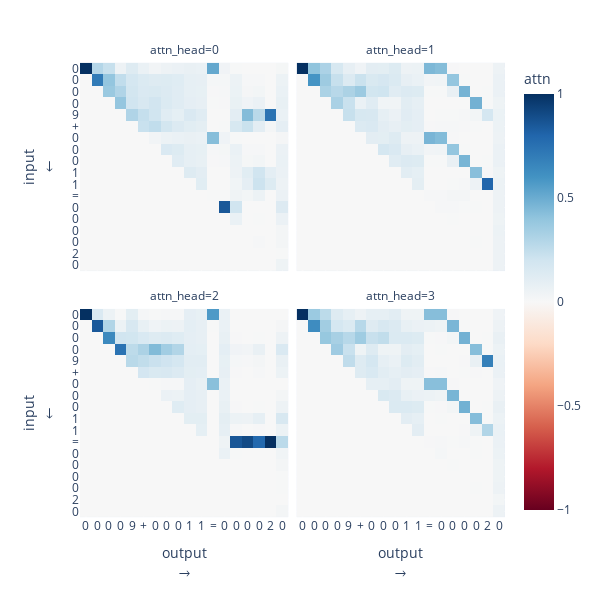

Here is the notebook cell this chart was saved with:
### Markdown cell above
# `d_model=128, d_mlp=64`

### Code cell
model = load_model(d_model=128, d_mlp=64)
show_attn(model, 9, 11)

### Figure 1 — Plotly figure (JSON) as saved in the notebook; plotly's stock layout.template omitted (floating-point values rounded to 4 significant figures; data arrays with more than 128 entries replaced by an {"elided": "..."} marker saying what was removed)
{"data": [{"coloraxis": "coloraxis", "hovertemplate": "input: \"%{y}\" [%{text[1]}]<br>output: \"%{x}\" [%{text[0]}]<br>attn: %{z:0.4f}<extra></extra>", "name": "0", "text": {"elided": "18x18x2 int values"}, "type": "heatmap", "xaxis": "x3", "yaxis": "y3", "z": {"elided": "18x18 float values"}}, {"coloraxis": "coloraxis", "hovertemplate": "input: \"%{y}\" [%{text[1]}]<br>output: \"%{x}\" [%{text[0]}]<br>attn: %{z:0.4f}<extra></extra>", "name": "1", "text": {"elided": "18x18x2 int values"}, "type": "heatmap", "xaxis": "x4", "yaxis": "y4", "z": {"elided": "18x18 float values"}}, {"coloraxis": "coloraxis", "hovertemplate": "input: \"%{y}\" [%{text[1]}]<br>output: \"%{x}\" [%{text[0]}]<br>attn: %{z:0.4f}<extra></extra>", "name": "2", "text": {"elided": "18x18x2 int values"}, "type": "heatmap", "xaxis": "x", "yaxis": "y", "z": {"elided": "18x18 float values"}}, {"coloraxis": "coloraxis", "hovertemplate": "input: \"%{y}\" [%{text[1]}]<br>output: \"%{x}\" [%{text[0]}]<br>attn: %{z:0.4f}<extra></extra>", "name": "3", "text": {"elided": "18x18x2 int values"}, "type": "heatmap", "xaxis": "x2", "yaxis": "y2", "z": {"elided": "18x18 float values"}}], "layout": {"annotations": [{"font": {}, "showarrow": false, "text": "attn_head=2", "x": 0.245, "xanchor": "center", "xref": "paper", "y": 0.465, "yanchor": "bottom", "yref": "paper"}, {"font": {}, "showarrow": false, "text": "attn_head=3", "x": 0.755, "xanchor": "center", "xref": "paper", "y": 0.465, "yanchor": "bottom", "yref": "paper"}, {"font": {}, "showarrow": false, "text": "attn_head=0", "x": 0.245, "xanchor": "center", "xref": "paper", "y": 1.0, "yanchor": "bottom", "yref": "paper"}, {"font": {}, "showarrow": false, "text": "attn_head=1", "x": 0.755, "xanchor": "center", "xref": "paper", "y": 1.0, "yanchor": "bottom", "yref": "paper"}], "coloraxis": {"cmid": 0, "colorbar": {"title": {"text": "attn"}}, "colorscale": [[0, "rgb(103,0,31)"], [0.1, "rgb(178,24,43)"], [0.2, "rgb(214,96,77)"], [0.3, "rgb(244,165,130)"], [0.4, "rgb(253,219,199)"], [0.5, "rgb(247,247,247)"], [0.6, "rgb(209,229,240)"], [0.7, "rgb(146,197,222)"], [0.8, "rgb(67,147,195)"], [0.9, "rgb(33,102,172)"], [1, "rgb(5,48,97)"]]}, "height": 600, "margin": {"t": 60}, "width": 600, "xaxis": {"anchor": "y", "constrain": "domain", "domain": [0, 0.49], "fixedrange": true, "scaleanchor": "y", "tickangle": 0, "tickmode": "array", "ticktext": ["0", "0", "0", "0", "9", "+", "0", "0", "0", "1", "1", "=", "0", "0", "0", "0", "2", "0"], "tickvals": [0, 1, 2, 3, 4, 5, 6, 7, 8, 9, 10, 11, 12, 13, 14, 15, 16, 17], "title": {"text": "output<br>→"}}, "xaxis2": {"anchor": "y2", "domain": [0.51, 1], "fixedrange": true, "matches": "x", "tickangle": 0, "tickmode": "array", "ticktext": ["0", "0", "0", "0", "9", "+", "0", "0", "0", "1", "1", "=", "0", "0", "0", "0", "2", "0"], "tickvals": [0, 1, 2, 3, 4, 5, 6, 7, 8, 9, 10, 11, 12, 13, 14, 15, 16, 17], "title": {"text": "output<br>→"}}, "xaxis3": {"anchor": "y3", "domain": [0, 0.49], "fixedrange": true, "matches": "x", "showticklabels": false, "tickangle": 0, "tickmode": "array", "ticktext": ["0", "0", "0", "0", "9", "+", "0", "0", "0", "1", "1", "=", "0", "0", "0", "0", "2", "0"], "tickvals": [0, 1, 2, 3, 4, 5, 6, 7, 8, 9, 10, 11, 12, 13, 14, 15, 16, 17]}, "xaxis4": {"anchor": "y4", "domain": [0.51, 1], "fixedrange": true, "matches": "x", "showticklabels": false, "tickangle": 0, "tickmode": "array", "ticktext": ["0", "0", "0", "0", "9", "+", "0", "0", "0", "1", "1", "=", "0", "0", "0", "0", "2", "0"], "tickvals": [0, 1, 2, 3, 4, 5, 6, 7, 8, 9, 10, 11, 12, 13, 14, 15, 16, 17]}, "yaxis": {"anchor": "x", "autorange": "reversed", "constrain": "domain", "domain": [0, 0.465], "fixedrange": true, "tickangle": 0, "tickmode": "array", "ticktext": ["0", "0", "0", "0", "9", "+", "0", "0", "0", "1", "1", "=", "0", "0", "0", "0", "2", "0"], "tickvals": [0, 1, 2, 3, 4, 5, 6, 7, 8, 9, 10, 11, 12, 13, 14, 15, 16, 17], "title": {"text": "input<br>←"}}, "yaxis2": {"anchor": "x2", "domain": [0, 0.465], "fixedrange": true, "matches": "y", "showticklabels": false, "tickangle": 0, "tickmode": "array", "ticktext": ["0", "0", "0", "0", "9", "+", "0", "0", "0", "1", "1", "=", "0", "0", "0", "0", "2", "0"], "tickvals": [0, 1, 2, 3, 4, 5, 6, 7, 8, 9, 10, 11, 12, 13, 14, 15, 16, 17]}, "yaxis3": {"anchor": "x3", "domain": [0.535, 1.0], "fixedrange": true, "matches": "y", "tickangle": 0, "tickmode": "array", "ticktext": ["0", "0", "0", "0", "9", "+", "0", "0", "0", "1", "1", "=", "0", "0", "0", "0", "2", "0"], "tickvals": [0, 1, 2, 3, 4, 5, 6, 7, 8, 9, 10, 11, 12, 13, 14, 15, 16, 17], "title": {"text": "input<br>←"}}, "yaxis4": {"anchor": "x4", "domain": [0.535, 1.0], "fixedrange": true, "matches": "y", "showticklabels": false, "tickangle": 0, "tickmode": "array", "ticktext": ["0", "0", "0", "0", "9", "+", "0", "0", "0", "1", "1", "=", "0", "0", "0", "0", "2", "0"], "tickvals": [0, 1, 2, 3, 4, 5, 6, 7, 8, 9, 10, 11, 12, 13, 14, 15, 16, 17]}}}
